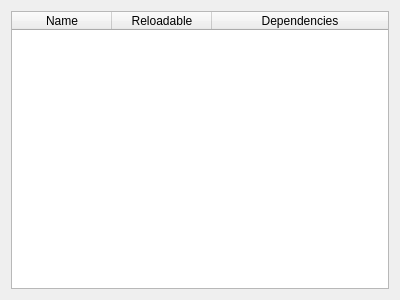
<?xml version="1.0" encoding="UTF-8"?>
<ui version="4.0">
 <class>PluginsWidget</class>
 <widget class="QWidget" name="PluginsWidget">
  <property name="geometry">
   <rect>
    <x>0</x>
    <y>0</y>
    <width>400</width>
    <height>300</height>
   </rect>
  </property>
  <property name="windowTitle">
   <string>Plugins</string>
  </property>
  <layout class="QHBoxLayout" name="horizontalLayout">
   <item>
    <widget class="QTableWidget" name="TablePlugins">
     <property name="editTriggers">
      <set>QAbstractItemView::NoEditTriggers</set>
     </property>
     <property name="selectionMode">
      <enum>QAbstractItemView::NoSelection</enum>
     </property>
     <property name="selectionBehavior">
      <enum>QAbstractItemView::SelectRows</enum>
     </property>
     <property name="verticalScrollMode">
      <enum>QAbstractItemView::ScrollPerPixel</enum>
     </property>
     <property name="horizontalScrollMode">
      <enum>QAbstractItemView::ScrollPerPixel</enum>
     </property>
     <property name="columnCount">
      <number>3</number>
     </property>
     <attribute name="horizontalHeaderMinimumSectionSize">
      <number>50</number>
     </attribute>
     <attribute name="horizontalHeaderStretchLastSection">
      <bool>true</bool>
     </attribute>
     <attribute name="verticalHeaderVisible">
      <bool>false</bool>
     </attribute>
     <column>
      <property name="text">
       <string>Name</string>
      </property>
     </column>
     <column>
      <property name="text">
       <string>Reloadable</string>
      </property>
     </column>
     <column>
      <property name="text">
       <string>Dependencies</string>
      </property>
     </column>
    </widget>
   </item>
  </layout>
 </widget>
 <resources/>
 <connections/>
</ui>
